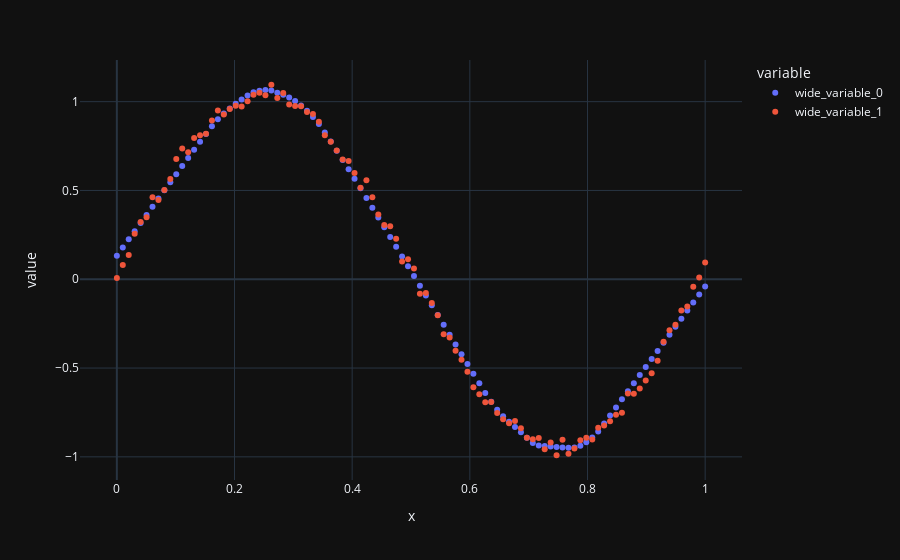

This figure's notebook cell:
### Code cell
px.scatter(x = X.flatten(), y = [model_seq(X).flatten().detach(), y.flatten()])
